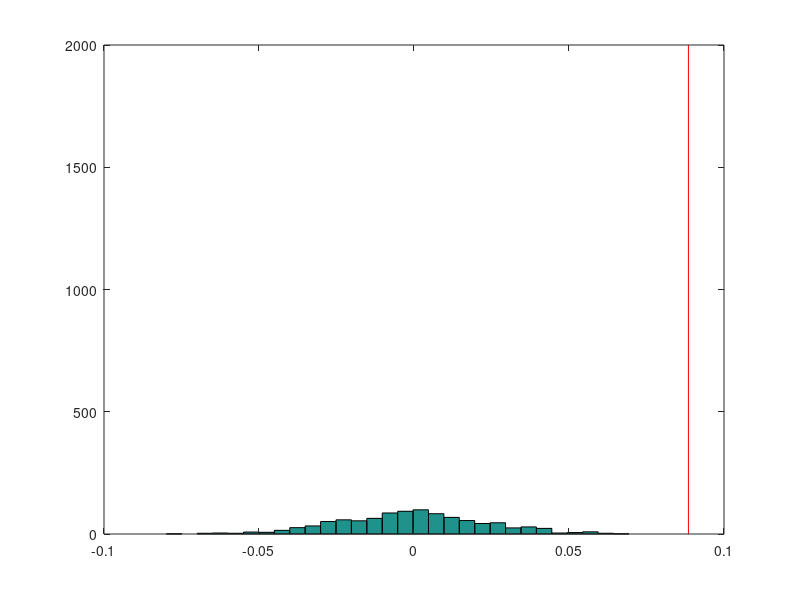

The MATLAB script that drew this image: (Note: this script raises an error after producing the figure.)
function plotEasyDiffPredictionDistributions

load('faceEvalPredictEasyDiff.mat');
surrogatebval = mean(surrogatebval,4);

close all;
for i = 1:4
    if i ==1 | i ==4
   x(:,i) = squeeze(mean(surrogatebval(i,1:2,:),2));
   x1(i)=mean(mean(bval(i,1:2,:),2),3);
    else
        
       x(:,i) = squeeze(mean(surrogatebval(i,1:2,:),2));
       x1(i)=mean(mean(bval(i,1:2,:),2),3);
    end
    
% figure;
hist(x(:,i),30);
hold on;
h=line([x1(i) x1(i)],[0,2000]);
set(h,'Color','r');
ci1(i)=nearest(sort(x(:,i)),x1(i));
ci2(i)=nearest(sort(x(:,i)),-1*x1(i));
p(i) = 1- abs(ci2(i)-ci1(i))/size(x,1);
end


load(['C:\Users\Zhongxu\Documents\myStudy\picpairfMRI\matlabFunctions\picEasyDiffInterSubjCorr.mat']);

figure;
hist(surrogateCorr,20);
mf = nanmean(faceCorr);
mh = nanmean(houseCorr);
hold on;
xx1=[cat(1,mf',mh'),cat(1,mf',mh')];
xx2 = [zeros(8,1),ones(8,1)*2500];
for i = 1:8
line(xx1(i,:),xx2(i,:));
ci1(i)=nearest(sort(surrogateCorr),xx1(i,1));
ci2(i)=nearest(sort(surrogateCorr),-1*xx1(i,1));
p2(i) = 1-  abs(ci2(i)-ci1(i))/length(surrogateCorr);
end


a=squeeze(mean(bval(1,1:4,:),2));
a(abs(zscore(a))>2)=0




nanmean(nanmean(surrogateCorr))
std(surrogateCorr,[],2)